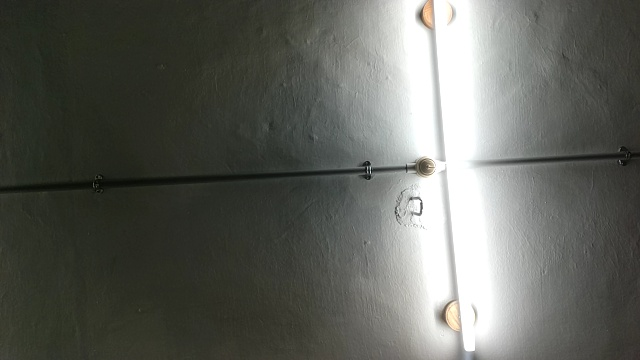
#> input picture test_scripts/data/vo_test/image1.jpg, 640 x 360 px, found by its file name
$ python detect_rotation.py
#> lines starting #> are read from the running program, lines starting #| are printed output that depends on the picture; after the words box and inside, x2 and y2 are one past the last pixel; in counts of white or black regions, pixels touching at a corner belong together; long printed decimals are rounded
import cv2
import numpy as np
from scipy.spatial.transform import Rotation
from numpy import set_printoptions, arange
set_printoptions(precision=5, threshold=5, edgeitems=4, suppress=True)

img1 = cv2.imread("/home/vallabh/visual_odometry/tutorials/data/vo_test/image1.jpg", cv2.IMREAD_GRAYSCALE)
#> img1: shape (360, 640); min 1, max 255, mean 96.7
# img2 = cv2.imread("/home/vallabh/visual_odometry/tutorials/data/vo_test/image1.jpg", cv2.IMREAD_GRAYSCALE)
img2 = cv2.imread("/home/vallabh/visual_odometry/tutorials/data/vo_test/image2.jpg", cv2.IMREAD_GRAYSCALE)
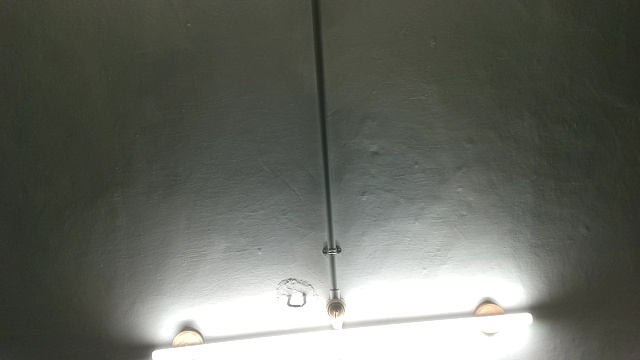
#> input picture test_scripts/data/vo_test/image2.jpg, 640 x 360 px, found by its file name
#> img2: shape (360, 640); min 13, max 255, mean 102.7

# ORB Detector
orb = cv2.ORB_create()
kp1, des1 = orb.detectAndCompute(img1, None)
#> kp1 = 385 keypoints; strongest (x, y, size): (418, 211, 31), (418, 201, 31), (421, 213, 31), (421, 200, 31)
kp2, des2 = orb.detectAndCompute(img2, None)
#> kp2 = 272 keypoints; strongest (x, y, size): (333, 253, 31), (334, 251, 31), (302, 302, 31), (288, 305, 31)

# [13 lines of commented-out code are left out]
bf = cv2.BFMatcher(cv2.NORM_HAMMING, crossCheck=True)
matches = bf.match(des1, des2)
#> matches = 157 matches
matches = sorted(matches, key=lambda x:x.distance)

# print(len(matches))
# for m in matches:
#     print(m.distance)

list_kp1 = [kp1[mat.queryIdx].pt for mat in matches]
#> list_kp1 = 157 pairs, first value 93 to 444, second value 63.36 to 242.4
list_kp2 = [kp2[mat.trainIdx].pt for mat in matches]
#> list_kp2 = 157 pairs, first value 237.6 to 502, second value 243.4 to 328

k = np.array([[3080.509033203125, 0.0, 1909.4766845703125], [0.0, 3080.509033203125, 1122.2470703125], [0.0, 0.0, 1.0]])
# n = len(matches)
n = 8
print("n", n)
CMat = np.zeros((n,9))

good_new = []
good_old = []

def _form_transf(R, t):
    """
    Makes a transformation matrix from the given rotation matrix and translation vector
    Parameters
    ----------
    R (ndarray): The rotation matrix
    t (list): The translation vector
    Returns
    -------
    T (ndarray): The transformation matrix
    """
    T = np.eye(4, dtype=np.float64)
    T[:3, :3] = R
    T[:3, 3] = t.T
    return T

def sum_z_cal_relative_scale(R, t, q1, q2):
    # Get the transformation matrix
    T_new = _form_transf(R, t)
    # Make the projection matrix
    P_new = np.matmul(np.concatenate((k*1.55e-6, np.zeros((3, 1))), axis=1), T_new)
    T_old = _form_transf(np.eye(3), np.zeros((3, 1)))
    P_old = np.matmul(np.concatenate((k*1.55e-6, np.zeros((3, 1))), axis=1), T_old)

    # Triangulate the 3D points
    hom_Q1 = cv2.triangulatePoints(P_old, P_new, q1.T, q2.T)

    # Also seen from cam 2
    hom_Q2 = np.matmul(T_new@T_old, hom_Q1)

    # Un-homogenize
    uhom_Q1 = hom_Q1[:3, :] / hom_Q1[3, :]
    uhom_Q2 = hom_Q2[:3, :] / hom_Q2[3, :]

    # print(uhom_Q1)
    # print(uhom_Q1.T[:-1])
    # print(np.linalg.norm(uhom_Q1.T[:-1] - np.flip(uhom_Q1.T[1:], axis=0), axis=-1)/np.linalg.norm(uhom_Q2.T[:-1] - np.flip(uhom_Q2.T[1:], axis=0), axis=-1))

    # Find the number of points there has positive z coordinate in both cameras
    sum_of_pos_z_Q1 = sum(uhom_Q1[2, :] > 0)
    sum_of_pos_z_Q2 = sum(uhom_Q2[2, :] > 0)

    # Form point pairs and calculate the relative scale
    relative_scale = np.mean(np.linalg.norm(uhom_Q1.T[:-1] - np.flip(uhom_Q1.T[1:], axis=0), axis=-1)/
                                np.linalg.norm(uhom_Q2.T[:-1] - np.flip(uhom_Q2.T[1:], axis=0), axis=-1))

    # print(relative_scale)

    return sum_of_pos_z_Q1 + sum_of_pos_z_Q2, relative_scale

for i in range(n):
    u1 = list_kp1[i][0]
    v1 = list_kp1[i][1]
    u2 = list_kp2[i][0]
    v2 = list_kp2[i][1]
    good_old.append([u1,v1])
    good_new.append([u2,v2])
    p1 = np.linalg.inv(k) @ [u1, v1, 1]
    # print("p1", p1)
    p2 = np.linalg.inv(k) @ [u2, v2, 1]
    # print("p2", p2)
    p1 = p1/p1[2]
    p2 = p2/p2[2]
    CMat[i] = [p2[0]*p1[0], p2[0]*p1[1], p2[0], p2[1]*p1[0], p2[1]*p1[1], p2[1], p1[0], p1[1], 1]
#> this loop made 8 passes
#> (u1, v1, u2, v2, p1, p2) on passes 1 to 8: (368.1, 176.3, 323.1, 250.6, [-0.5, -0.307, 1], [-0.515, -0.283, 1]), (403, 165, 337, 286, [-0.489, -0.311, 1], [-0.51, -0.271, 1]), (403.2, 190.1, 311, 286.6, [-0.489, -0.303, 1], [-0.519, -0.271, 1]), (373, 169.9, 331.2, 257.8, [-0.499, -0.309, 1], [-0.512, -0.281, 1]), (365.8, 176.7, 323.5, 248.8, [-0.501, -0.307, 1], [-0.515, -0.284, 1]), (364.3, 164.2, 337.4, 247.8, [-0.502, -0.311, 1], [-0.51, -0.284, 1]), (367, 161, 340, 250, [-0.501, -0.312, 1], [-0.509, -0.283, 1]), (369.6, 166.8, 334.8, 253.2, [-0.5, -0.31, 1], [-0.511, -0.282, 1])
#> after the loop, good_new = [[323.1, 250.6], [337, 286], [311, 286.6], [331.2, 257.8], [323.5, 248.8], [337.4, 247.8], [340, 250], [334.8, 253.2]]; good_old = [[368.1, 176.3], [403, 165], [403.2, 190.1], [373, 169.9], [365.8, 176.7], [364.3, 164.2], [367, 161], [369.6, 166.8]]

U, S, V = np.linalg.svd(CMat, full_matrices=True)
#> S = [3.8, 0.0224, 0.0112, 0.000503, 0.000252, 4.35e-05, 1.21e-05, 2.4e-06]
f = V[-1, :]
#> f = [-0.546, -0.112, -0.307, -0.008, -0.616, -0.194, -0.282, -0.231, -0.212]
E = f.reshape(3, 3)
#> E = [[-0.546, -0.112, -0.307], [-0.008, -0.616, -0.194], [-0.282, -0.231, -0.212]]

U, S, V = np.linalg.svd(E, full_matrices=True)
#> U = [[-0.64, 0.628, -0.443], [-0.589, -0.771, -0.242], [-0.494, 0.106, 0.863]]; S = [0.847, 0.532, 1.32e-07]; V = [[0.583, 0.648, 0.49], [-0.689, 0.714, -0.124], [0.43, 0.266, -0.863]]

# zero out the last singular value
# project the E matrix onto space of valid essential matrices
S = [1, 1, 0]
E = U @ np.diag(S) @ V
#> E = [[-0.806, 0.0339, -0.391], [0.188, -0.932, -0.194], [-0.361, -0.244, -0.255]]

W1 = np.array([[0,1,0],[-1,0,0],[0,0,1]])
W2 = np.array([[0,-1,0],[1,0,0],[0,0,1]])

R1 = U @ -W1 @ V
#> R1 = [[0.116, 0.981, -0.153], [-0.751, -0.0144, -0.66], [-0.65, 0.191, 0.735]]
r =  Rotation.from_matrix(R1)
angles = r.as_euler("zyx",degrees=True)
#> angles = [-83.28, -8.79, 41.91]
# print("R1", angles)

R2 = U @ -W2 @ V
#> R2 = [[0.265, -0.746, -0.611], [0.96, 0.143, 0.242], [-0.0927, -0.651, 0.754]]
r =  Rotation.from_matrix(R2)
angles = r.as_euler("zyx",degrees=True)
#> angles = [70.42, -37.66, -17.78]
# print("R2", angles)

E, _ = cv2.findEssentialMat(np.array(good_old), np.array(good_new), k, cv2.RANSAC, 0.999, 1.0)
#> E = [[-0.533, 0.102, -0.275], [0.0717, -0.663, -0.112], [-0.31, -0.177, -0.214]]
_, R, t, _ = cv2.recoverPose(E, np.array(good_old), np.array(good_new), k)
#> R = [[0.197, -0.731, -0.653], [0.974, 0.0688, 0.216], [-0.113, -0.679, 0.726]]; t = [0.509, 0.294, -0.809]
z_sum, scale = sum_z_cal_relative_scale(R, t, np.array(good_old), np.array(good_new))
#> in sum_z_cal_relative_scale, `T_new = _form_transf(R, t)`: T_new = [[0.197, -0.731, -0.653, 0.509], [0.974, 0.0688, 0.216, 0.294], [-0.113, -0.679, 0.726, -0.809], [0, 0, 0, 1]]
#> in sum_z_cal_relative_scale, `P_new = np.matmul(np.concatenate((k*1.55e-6, np.zeros((3, 1))), axis=1..`: P_new = [[0.000604, -0.0055, -0.00097, 3.78e-05], [0.00445, -0.000852, 0.0023, -2.26e-06], [-1.76e-07, -1.05e-06, 1.12e-06, -1.25e-06]]
#> in sum_z_cal_relative_scale, `P_old = np.matmul(np.concatenate((k*1.55e-6, np.zeros((3, 1))), axis=1..`: P_old = [[0.00477, 0, 0.00296, 0], [0, 0.00477, 0.00174, 0], [0, 0, 1.55e-06, 0]]
#> in sum_z_cal_relative_scale, `sum_of_pos_z_Q1 = sum(uhom_Q1[2, :] > 0)`: sum_of_pos_z_Q1 = 8
#> in sum_z_cal_relative_scale, `relative_scale = np.mean(np.linalg.norm(uhom_Q1.T[:-1] - np.flip(uhom_..`: relative_scale = 1
#> z_sum = 16; scale = 1
t = t*scale
print("E", E)
#| E [[-0.5334  0.1018 -0.2747]
#|  [ 0.07169 -0.6626 -0.1121]
#|  [-0.3098 -0.1769 -0.2137]]
print("R", R)
#| R [[ 0.1967  -0.7313 -0.653]
#|  [ 0.9739  0.06876  0.2163]
#|  [-0.1133 -0.6785  0.7258]]
print("t", t)
#| t [[ 0.5092]
#|  [ 0.2942]
#|  [-0.8088]]
r =  Rotation.from_matrix(R)
angles = r.as_euler("zyx",degrees=True)
#> angles = [74.95, -40.77, -16.6]
print("Rotation angles", angles)
#| Rotation angles [ 74.946 -40.771 -16.599]
# print("SVD", E - (Ue @ np.diag(Se) @ Ve))


def skew_sym_vec(t):
    tx = np.array([[0,-t[2,0],t[1,0]],[t[2,0],0,-t[0,0]],[t[1,0],t[0,0],0]])
    return tx


img3 = cv2.drawMatches(img1, kp1, img2, kp2, matches[:n], img2, flags=2)
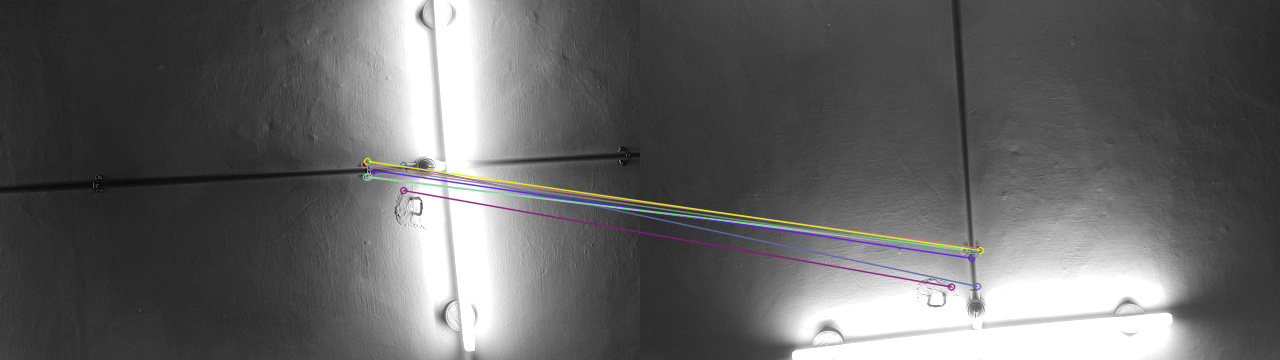
#> img3: shape (360, 1280, 3); mean of channels 0, 1, 2 99.9, 99.8, 100; drawn as B, G, R

img1 = cv2.circle(img1, (int(list_kp1[0][0]), int(list_kp1[0][1])), 2, (255,255,128), 2)
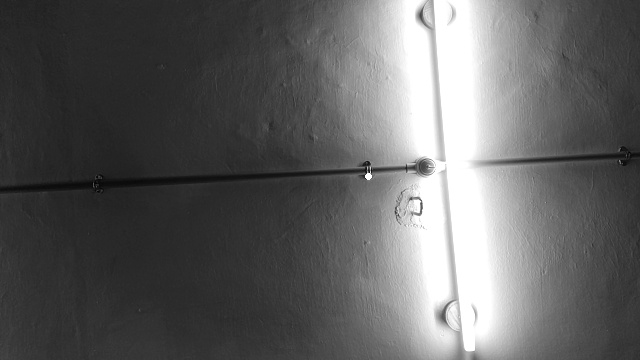
#> img1: shape (360, 640); min 1, max 255, mean 96.8
img2 = cv2.circle(img2, (int(list_kp2[0][0]), int(list_kp2[0][1])), 2, (255,255,128), 2)
#> img2: shape (360, 640); min 13, max 255, mean 102.8

img1 = cv2.circle(img1, (int(list_kp1[1][0]), int(list_kp1[1][1])), 2, (255,255,128), 2)
#> img1: shape (360, 640); 0.02% of pixels changed, all inside (x1, y1, x2, y2) = (400, 162, 407, 169)
img2 = cv2.circle(img2, (int(list_kp2[1][0]), int(list_kp2[1][1])), 2, (255,255,128), 2)
#> img2: shape (360, 640); min 13, max 255, mean 102.8

while True:
    cv2.imshow("Img1", img1)
    cv2.imshow("Img2", img2)
    cv2.imshow("Img3", img3)
    if cv2.waitKey(1) == ord('q'):
#> (key q is pressed here)
        break
